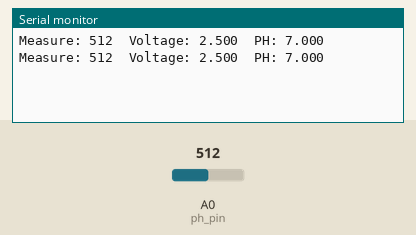
Recording of a sketch running on a simulated Arduino Uno, built with avr-gcc and run on an emulated ATmega328P. Shown: the last lines printed to the serial monitor. The inputs (shaded band) are chosen by the test bench; at power-on: A0 (ph_pin) = 512.

Above: at 2.8 s.
2.9 s: A0 (ph_pin) set to 716
At 5.2 s:
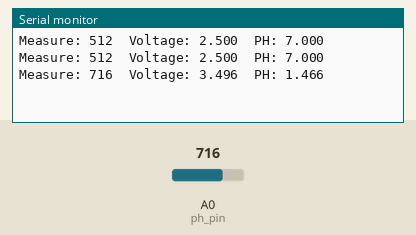
5.6 s: A0 (ph_pin) set to 900
At 6.9 s:
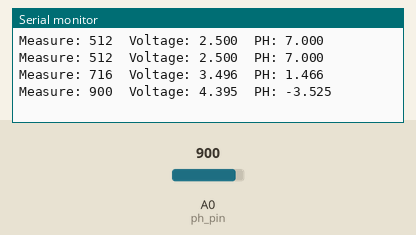
Timing chart, 0 to 8.6 s (numbered marks = the images above; inputs shaded):
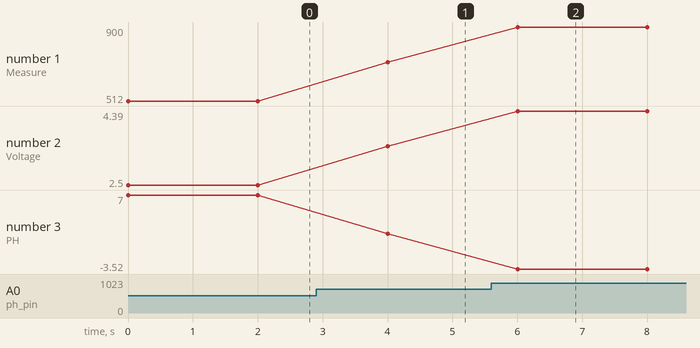

The sketch:

phtest.ino
```cpp
int ph_pin = A0; //This is the pin number connected to Po

void setup() {
  Serial.begin(9600);
}

void loop() {
  int measure = analogRead(ph_pin);
  Serial.print("Measure: ");
  Serial.print(measure);

  double voltage = 5 / 1024.0 * measure; //classic digital to voltage conversion
  Serial.print("\tVoltage: ");
  Serial.print(voltage, 3);

  // PH_step = (voltage@PH7 - voltage@PH4) / (PH7 - PH4)
  // PH_probe = PH7 - ((voltage@PH7 - voltage@probe) / PH_step)
  float Po = 7 + ((2.5 - voltage) / 0.18);
  Serial.print("\tPH: ");
  Serial.print(Po, 3);

  Serial.println("");
  delay(2000);
}
```

Measured:
- after the input at 2.9 s, the serial monitor: prints a new line after 1.1 s (image 1)
- after the input at 5.6 s, the serial monitor: prints a new line after 0.40 s (image 2)
- plotted number 1: 512 → 716 after the input at 2.9 s, 716 → 900 after the input at 5.6 s
- plotted number 2: 2.5 → 3.5 after the input at 2.9 s, 3.5 → 4.39 after the input at 5.6 s
- plotted number 3: 7 → 1.47 after the input at 2.9 s, 1.47 → -3.52 after the input at 5.6 s
